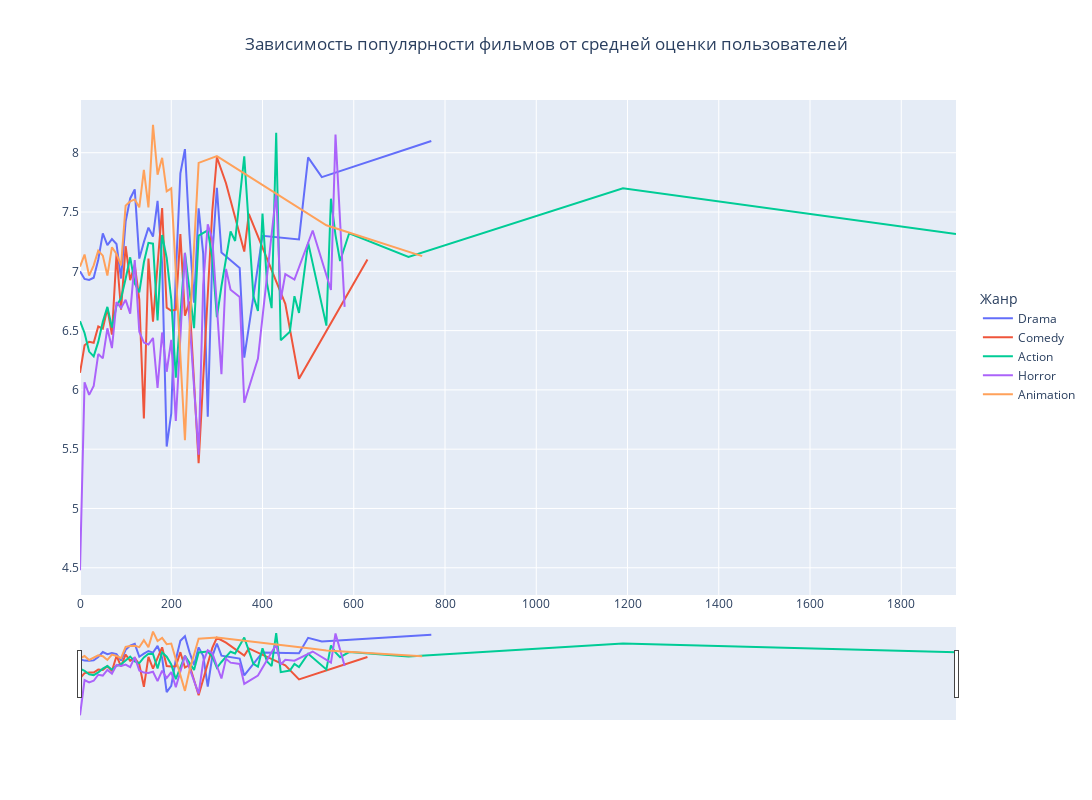

Notebook source saved alongside this figure:
### Markdown cell above
**№7.3.** Построить интерактивный график

### Code cell
fig = go.Figure()

for i in range(types.shape[0]):
    grouped1 = grouped[grouped['main_genre'] == types[i]]
    fig.add_trace(go.Scatter(x=grouped1['popularity'], y=grouped1['vote_average'], name = types[i]))

fig.update_layout(
    title_text='Зависимость популярности фильмов от средней оценки пользователей',
    title_x=0.5,
    legend_title='Жанр',
    legend = dict(orientation = "v", y = .5, x = 1.025)
)

fig.update_layout(
    xaxis = dict(
        rangeslider = dict(
            visible = True
        ),
        type = 'linear'
    ),
    autosize=False,
    width=1300,
    height=800,
)

fig.show()
